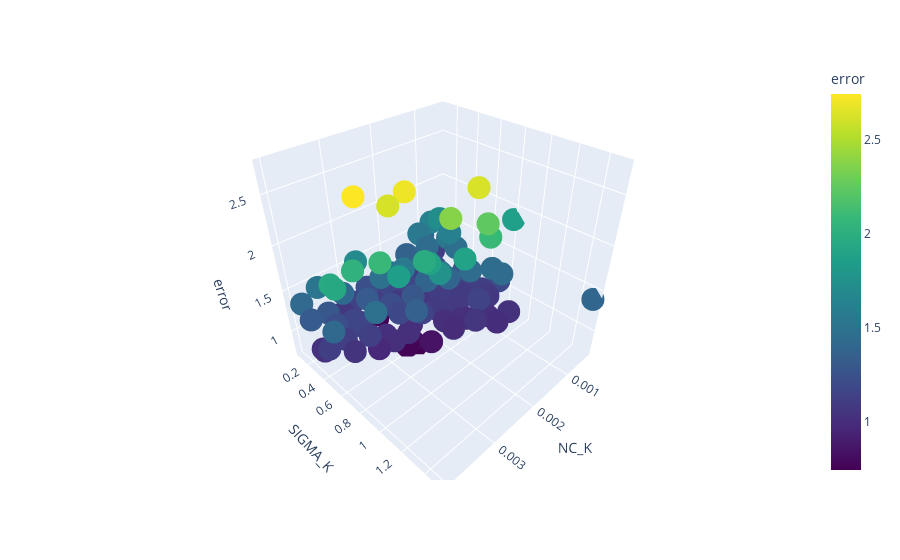

Here is the notebook cell this chart was saved with:
### Code cell
px.scatter_3d(plot_df, x='NC_K', y='SIGMA_K', z='error', color='error', color_continuous_scale='viridis')
